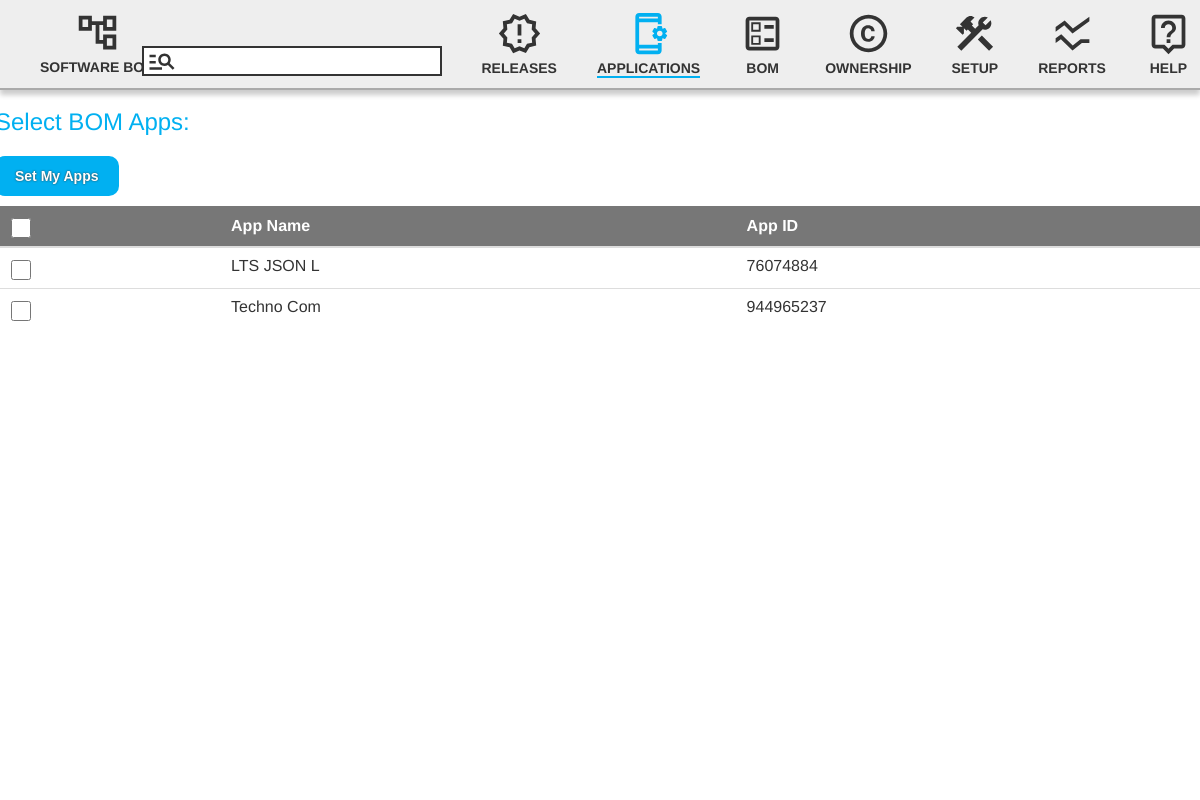
Screenshot of /src/components/pages/applications/app_page.php with the database file from the repository.
### tables this page shows
CREATE TABLE `applications` (
  `app_id` varchar(15) NOT NULL,
  `app_name` varchar(100) NOT NULL,
  `app_version` varchar(30) NOT NULL,
  `app_status` varchar(10) NOT NULL,
  `is_eol` tinyint(1) NOT NULL
);

### src/db/functions.php (called while the page is built, shortened)
<?php
$sql_applications_query = "
  SELECT * FROM applications
";
?>

### src/components/pages/applications/app_functions.php (the view, shortened to what this page needs)
<?php
function showAppsAsChecklist($db){
  global $app_checkbox_name;
  global $sql_applications_query;
  $option_id = 1;
  $query_applications = $db->query($sql_applications_query);
  if($query_applications->num_rows > 0){
    while($application = $query_applications->fetch_assoc()){
      echo '<tr>';
      echo '<td><input class="appCheckbox" name="'.$app_checkbox_name.'[]" id="checkbox'.$option_id.'" value="'.$application["app_id"].'" style="width:20px;height:20px;" type="checkbox"></td>';
      echo '<td>'.$application["app_name"].'</td>';
      echo '<td>'.$application["app_id"].'</td>';
      echo '</tr>';
      $option_id++;
    }
  }
}
?>

### src/components/_shared/styles/_variables.css (style rules this page uses)
:root { --color-white: #eee; --color-black: #333; --color-grey: #ccc; --color-dark-grey: #aaa; --color-blue: #01B0F1; --window-width: 1250px; --color-foreground: var( --color-white ); --color-background: var( --color-grey ); --color-border: var( --color-dark-grey ); --color-page-title: var( --color-blue ); --color-tab-selected: var( --color-blue ); --color-button: var( --color-blue ); --color-button-text: var( --color-white ); --color-shadow: var( --color-grey ); --color-dark-shadow: var( --color-dark-grey ); }

### src/components/app.css (style rules this page uses)
html { background-color: var( --color-background ); height: max( 100%, 100vh ); }
body { position: relative; overflow-y: scroll; overflow-x: hidden; width: var( --window-width ); left: calc( 50% - var( --window-width )/2 ); padding: 20px; font-family: "Helvetica", Arial, sans-serif; text-rendering: geometricPrecision; }

### src/components/header/header.css (style rules this page uses)
:root { --search-height: 30px; --search-width: 300px; }
#HEADER .search svg { position: absolute; bottom: 12px; margin: 0 5px; height: var( --search-height ); }
#HEADER img, #HEADER svg { display: flex; justify-content: space-between; margin: 0 auto 5px; height: 45px; fill: var( --color-black ); }
#HEADER .current-page svg { fill: var( --color-tab-selected ); }

### src/components/_shared/styles/table.css (style rules this page uses)
table th, table td { padding: 8px 16px !important; white-space: wrap; }

### src/components/_shared/styles/left_menu.css (style rules this page uses)
:root { --animation-timing: .1s; --animation-timing-active: .05s; }

### rows the page displays
applications: app_name "LTS JSON L", app_id "76074884"
applications: app_name "Techno Com", app_id "944965237"
